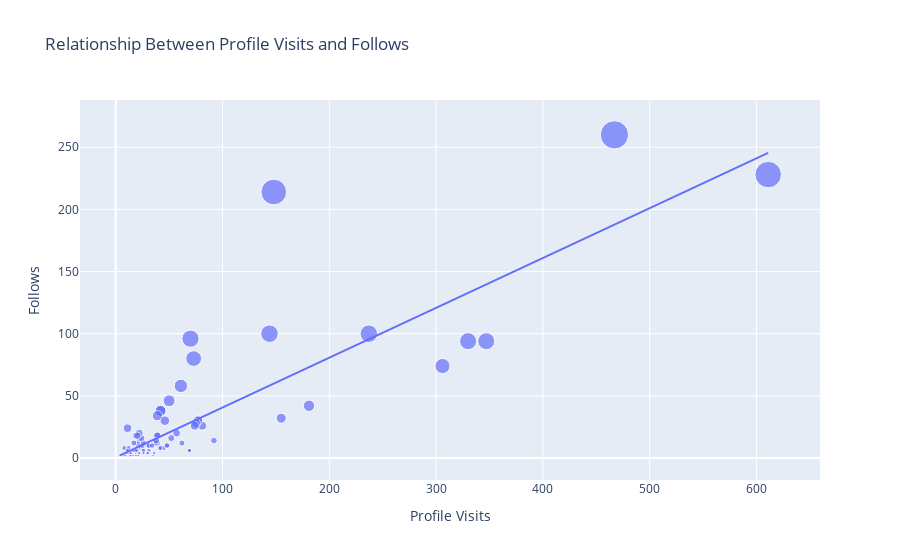

The code cell stored with this chart in its notebook:
### Markdown cell above
Conversion rate tells us that little over 41% of users that visit the account profile from a post, end up following the account

### Code cell
figure_four = px.scatter(data_frame= df, x= "Profile Visits", y = "Follows", 
                         size= "Follows",
                    trendline= "ols", 
                    title= "Relationship Between Profile Visits and Follows")
figure_four.show()

### Figure 1 — Plotly figure (JSON) as saved in the notebook; plotly's stock layout.template omitted (floating-point values rounded to 4 significant figures)
{"data": [{"hovertemplate": "Profile Visits=%{x}<br>Follows=%{marker.size}<extra></extra>", "legendgroup": "", "marker": {"color": "#636efa", "size": [2, 10, 12, 8, 0, 2, 0, 6, 4, 6, 4, 0, 2, 4, 42, 6, 2, 2, 30, 0, 0, 24, 100, 2, 4, 6, 6, 6, 2, 2, 20, 2, 4, 8, 26, 2, 2, 4, 0, 2, 94, 8, 18, 10, 4, 4, 4, 4, 18, 38, 10, 12, 4, 4, 74, 0, 6, 6, 0, 6, 12, 10, 8, 8, 46, 12, 10, 94, 6, 10, 6, 4, 12, 16, 12, 8, 32, 8, 16, 6, 10, 10, 6, 2, 2, 30, 0, 4, 4, 18, 38, 10, 2, 4, 6, 6, 6, 2, 2, 14, 8, 14, 28, 18, 12, 34, 26, 260, 16, 96, 20, 30, 58, 100, 80, 18, 10, 214, 228], "sizemode": "area", "sizeref": 0.65, "symbol": "circle"}, "mode": "markers", "name": "", "orientation": "v", "showlegend": false, "type": "scatter", "x": [35, 48, 62, 23, 8, 9, 26, 12, 36, 31, 29, 15, 8, 20, 181, 17, 16, 21, 77, 10, 9, 11, 144, 14, 10, 19, 69, 11, 19, 9, 57, 13, 11, 24, 81, 4, 7, 14, 18, 8, 330, 21, 19, 32, 19, 21, 14, 30, 39, 42, 31, 20, 12, 22, 306, 13, 26, 16, 15, 15, 39, 21, 8, 45, 50, 37, 25, 347, 26, 48, 16, 26, 17, 52, 22, 41, 155, 12, 22, 20, 23, 25, 17, 16, 21, 77, 10, 14, 30, 39, 42, 31, 14, 10, 19, 69, 11, 19, 9, 38, 42, 92, 75, 21, 26, 39, 74, 467, 24, 70, 22, 46, 61, 237, 73, 20, 34, 148, 611], "xaxis": "x", "y": [2, 10, 12, 8, 0, 2, 0, 6, 4, 6, 4, 0, 2, 4, 42, 6, 2, 2, 30, 0, 0, 24, 100, 2, 4, 6, 6, 6, 2, 2, 20, 2, 4, 8, 26, 2, 2, 4, 0, 2, 94, 8, 18, 10, 4, 4, 4, 4, 18, 38, 10, 12, 4, 4, 74, 0, 6, 6, 0, 6, 12, 10, 8, 8, 46, 12, 10, 94, 6, 10, 6, 4, 12, 16, 12, 8, 32, 8, 16, 6, 10, 10, 6, 2, 2, 30, 0, 4, 4, 18, 38, 10, 2, 4, 6, 6, 6, 2, 2, 14, 8, 14, 28, 18, 12, 34, 26, 260, 16, 96, 20, 30, 58, 100, 80, 18, 10, 214, 228], "yaxis": "y"}, {"hovertemplate": "<b>OLS trendline</b><br>Follows = 0.400884 * Profile Visits + 0.46283<br>R<sup>2</sup>=0.727868<br><br>Profile Visits=%{x}<br>Follows=%{y} <b>(trend)</b><extra></extra>", "legendgroup": "", "marker": {"color": "#636efa", "symbol": "circle"}, "mode": "lines", "name": "", "showlegend": false, "type": "scatter", "x": [4, 7, 8, 8, 8, 8, 9, 9, 9, 9, 10, 10, 10, 10, 11, 11, 11, 11, 12, 12, 12, 13, 13, 14, 14, 14, 14, 14, 15, 15, 15, 16, 16, 16, 16, 17, 17, 17, 18, 19, 19, 19, 19, 19, 19, 20, 20, 20, 20, 21, 21, 21, 21, 21, 21, 22, 22, 22, 22, 23, 23, 24, 24, 25, 25, 26, 26, 26, 26, 26, 29, 30, 30, 31, 31, 31, 32, 34, 35, 36, 37, 38, 39, 39, 39, 39, 41, 42, 42, 42, 45, 46, 48, 48, 50, 52, 57, 61, 62, 69, 69, 70, 73, 74, 75, 77, 77, 81, 92, 144, 148, 155, 181, 237, 306, 330, 347, 467, 611], "xaxis": "x", "y": [2.066, 3.269, 3.67, 3.67, 3.67, 3.67, 4.071, 4.071, 4.071, 4.071, 4.472, 4.472, 4.472, 4.472, 4.873, 4.873, 4.873, 4.873, 5.273, 5.273, 5.273, 5.674, 5.674, 6.075, 6.075, 6.075, 6.075, 6.075, 6.476, 6.476, 6.476, 6.877, 6.877, 6.877, 6.877, 7.278, 7.278, 7.278, 7.679, 8.08, 8.08, 8.08, 8.08, 8.08, 8.08, 8.481, 8.481, 8.481, 8.481, 8.881, 8.881, 8.881, 8.881, 8.881, 8.881, 9.282, 9.282, 9.282, 9.282, 9.683, 9.683, 10.08, 10.08, 10.48, 10.48, 10.89, 10.89, 10.89, 10.89, 10.89, 12.09, 12.49, 12.49, 12.89, 12.89, 12.89, 13.29, 14.09, 14.49, 14.89, 15.3, 15.7, 16.1, 16.1, 16.1, 16.1, 16.9, 17.3, 17.3, 17.3, 18.5, 18.9, 19.71, 19.71, 20.51, 21.31, 23.31, 24.92, 25.32, 28.12, 28.12, 28.52, 29.73, 30.13, 30.53, 31.33, 31.33, 32.93, 37.34, 58.19, 59.79, 62.6, 73.02, 95.47, 123.1, 132.8, 139.6, 187.7, 245.4], "yaxis": "y"}], "layout": {"legend": {"itemsizing": "constant", "tracegroupgap": 0}, "title": {"text": "Relationship Between Profile Visits and Follows"}, "xaxis": {"anchor": "y", "domain": [0, 1], "title": {"text": "Profile Visits"}}, "yaxis": {"anchor": "x", "domain": [0, 1], "title": {"text": "Follows"}}}}
